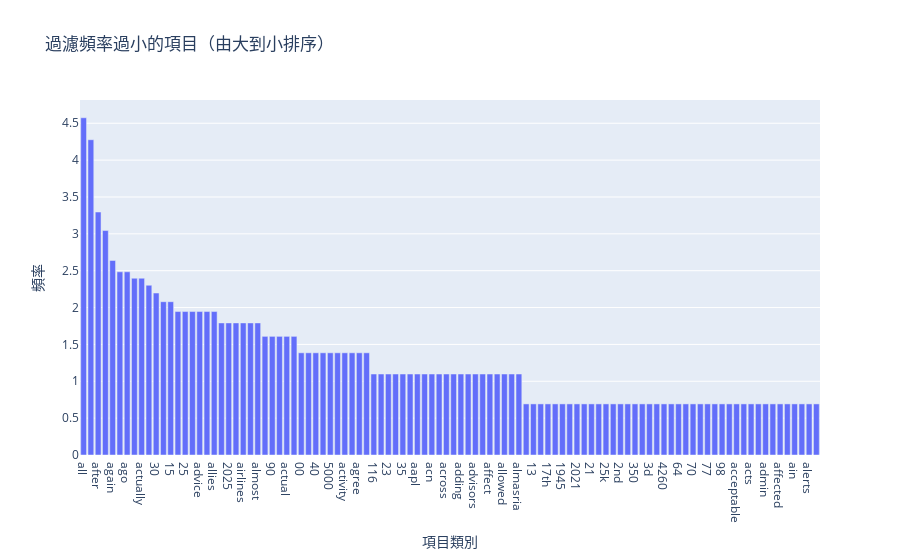

Notebook code cell kept with this figure:
### Markdown cell above
### >>> **Exercise 15 (take home):** 
You can copy the code from the previous exercise and change the 'term_frequencies' variable for the 'term_frequencies_log', comment about the differences that you observe and talk about other possible insights that we can get from a log distribution.

### >>> **練習 15（帶回家）：**
你可以複製上一個練習中的程式碼，並將“term_frequencies”變數改為“term_frequencies_log”，評論你觀察到的差異，並討論我們可以從對數分佈中獲得的其他可能的見解。

### Code cell
import math
term_frequencies_log = [math.log(i) for i in term_frequencies]
print(term_frequencies[0:10])
print(term_frequencies_log[0:10])

print(term_frequencies[0:10])
print(term_frequencies_log[0:10])
x_data = count_vect.get_feature_names_out()[:300]
y_data = term_frequencies_log[:300]

y_values = 0.1

filtered_pairs = [(x, y) for x, y in zip(x_data, y_data) if y >= y_values]
sorted_pairs = sorted(filtered_pairs, key=lambda t: t[1], reverse=True)

filtered_x_log, filtered_y_log = zip(*sorted_pairs)

fig = py.graph_objects.Figure(data=[
    py.graph_objects.Bar(x=filtered_x_log, 
                         y=filtered_y_log)
])
fig.update_layout(
    title_text='過濾頻率過小的項目（由大到小排序）',
    xaxis_title='項目類別',
    yaxis_title='頻率',
)

### Figure 1 — Plotly figure (JSON) as saved in the notebook; plotly's stock layout.template omitted (floating-point values rounded to 4 significant figures)
{"data": [{"type": "bar", "x": ["all", "about", "after", "10", "again", "50", "ago", "100", "actually", "administration", "30", "12", "15", "20", "25", "4271", "advice", "against", "allies", "000", "2025", "able", "airlines", "allocation", "almost", "11", "90", "accurate", "actual", "ai", "00", "22", "40", "500", "5000", "above", "activity", "additional", "agree", "alone", "116", "18630", "23", "250", "35", "80", "aapl", "absolutely", "acn", "acquisition", "across", "actionable", "adding", "adjust", "advisors", "aerocontractors", "affect", "air", "allowed", "allows", "almasria", "125", "13", "150", "17th", "18", "1945", "200", "2021", "2024", "21", "24", "25k", "28", "2nd", "3306", "350", "36", "3d", "42", "4260", "60", "64", "65", "70", "75", "77", "8883", "98", "ability", "acceptable", "act", "acts", "addition", "admin", "advocating", "affected", "ahead", "ain", "aircraft", "alerts", "ally"], "y": [4.575, 4.277, 3.296, 3.045, 2.639, 2.485, 2.485, 2.398, 2.398, 2.303, 2.197, 2.079, 2.079, 1.946, 1.946, 1.946, 1.946, 1.946, 1.946, 1.792, 1.792, 1.792, 1.792, 1.792, 1.792, 1.609, 1.609, 1.609, 1.609, 1.609, 1.386, 1.386, 1.386, 1.386, 1.386, 1.386, 1.386, 1.386, 1.386, 1.386, 1.099, 1.099, 1.099, 1.099, 1.099, 1.099, 1.099, 1.099, 1.099, 1.099, 1.099, 1.099, 1.099, 1.099, 1.099, 1.099, 1.099, 1.099, 1.099, 1.099, 1.099, 0.6931, 0.6931, 0.6931, 0.6931, 0.6931, 0.6931, 0.6931, 0.6931, 0.6931, 0.6931, 0.6931, 0.6931, 0.6931, 0.6931, 0.6931, 0.6931, 0.6931, 0.6931, 0.6931, 0.6931, 0.6931, 0.6931, 0.6931, 0.6931, 0.6931, 0.6931, 0.6931, 0.6931, 0.6931, 0.6931, 0.6931, 0.6931, 0.6931, 0.6931, 0.6931, 0.6931, 0.6931, 0.6931, 0.6931, 0.6931, 0.6931]}], "layout": {"title": {"text": "過濾頻率過小的項目（由大到小排序）"}, "xaxis": {"title": {"text": "項目類別"}}, "yaxis": {"title": {"text": "頻率"}}}}
